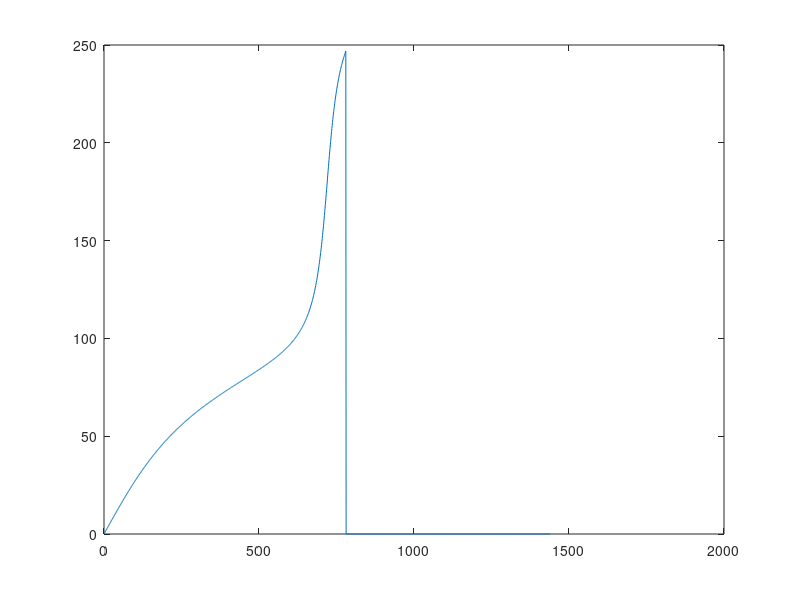

Write MATLAB code to recreate this figure.
%% Solar Angle Calculator
% Darren Cattle 11/24/2014
% This will calculate solar azimuth and zenith over a day.
% Output will go into a table format.
% Only required definitions are day of year and latitude.

%%
% clear your workspace
clc
clear
%% Definitions
day = 180; % 180 = June 29th
latitude = 30; % 30.25 = Austin, TX
%% Direction of Beam Radiation
answer = zeros(24*60,5);
% Hour Loop
for i = 0:12
% Minute Loop
    for j = 1:60
        hour = i;
        min = j;
        B = (day-1)*360/365.242;
        E = 229.18*(0.000075+0.001868*cosd(B)...
            -0.032077*sind(B)-0.014615*cosd(2*B)-0.040849*sind(2*B));
        decl = 23.45*sind(360*(284+day)/365.242);
        hourangle = 15*(hour*60+min-720)/60;
        czenith = cosd(latitude)*cosd(decl)*cosd(hourangle)+sind(latitude)*sind(decl);
            zenith = acosd(czenith);
        cazimuth = -(sind(latitude)*czenith-sind(decl))/(cosd(latitude)*sind(zenith));
            azimuth = 180-acosd(cazimuth);
        wew = acosd(tand(decl)/tand(latitude));
        C1 = -1;
        C2 = -1;
        C3 = -1;
        if(abs(hourangle)<= wew)
            C1=1;
        else
            C1=-1;
        end
        if(latitude-decl>=0)
            C2=1;
        else
            C2=-1;
        end 
        if(hourangle>=0)
            C3=1;
        else
            C3=-1;
        end
        prime = asind(sind(hourangle)*cosd(decl)/sind(zenith));
        ys=C1*C2*prime+C3*(1-C1*C2)*90;
        A = ys+180; % Final Azimuth from North Clockwise
        Z = 90-zenith; % Final Angle from Horizontal Ground
        answer(i*60+j,1) = day;
        answer(i*60+j,2) = hour;
        answer(i*60+j,3) = min;
        answer(i*60+j,4) = Z;
        answer(i*60+j,5) = A;
    end
end
% Display Answer
answer
% Display Plots
plot(answer(1:1440,5));